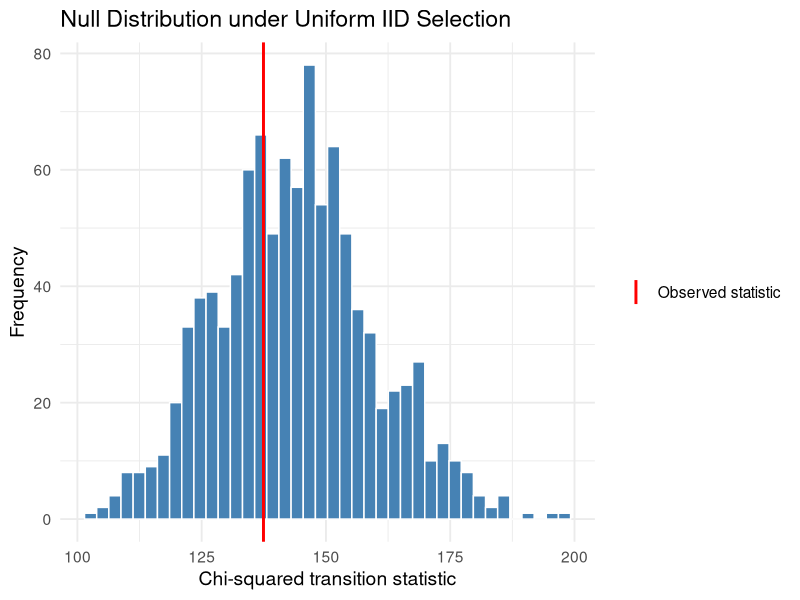
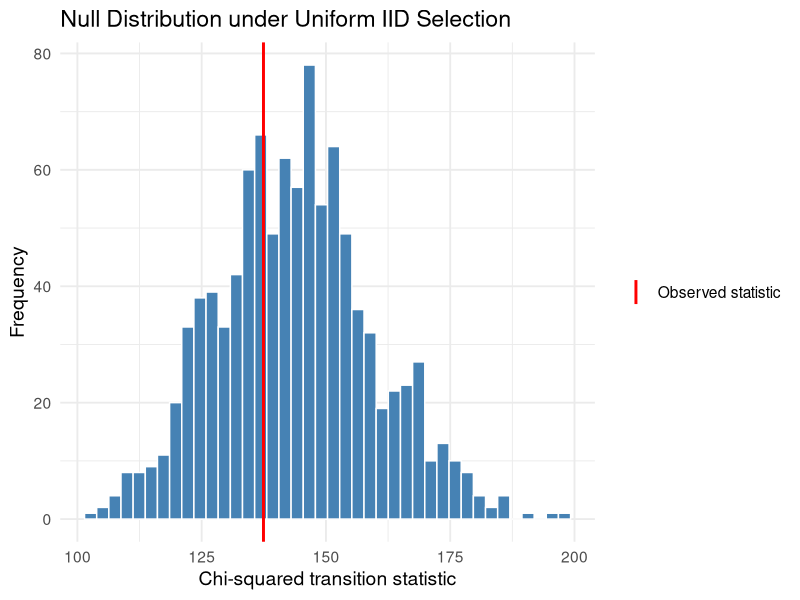

Write the R code that produced these figures, in order.
# Script for running the test for iid of VALORANT map selection
# Run from the repo root

library(ggplot2)

# Read the chronological data and extract the unique map names
map_chronology <- read.csv("./data/maps.csv", header = FALSE, col.names = "map_name")
observation <- map_chronology$map_name
maps <- unique(observation)

# Function to calculate the transition-table statistic
transition_stat <- function(seq, maps) {
    # Form a 1-lag transition table
    current_map <- factor(seq[-length(seq)], levels = maps)
    next_map <- factor(seq[-1], levels = maps)
    trans_table <- table(current_map, next_map)

    # Calculate the expected number of counts under independence assumption
    expected <- outer(
        rowSums(trans_table),
        colSums(trans_table)
    ) / sum(trans_table)

    # Calculate Pearson statistic
    sum((trans_table - expected)^2 / expected)
}

# Calculate the statistic for our observation
observed_stat <- transition_stat(observation, maps)
cat("Observed statistic:", observed_stat, "\n")

# Simulate using the H0: map selection is uniform iid
B <- 1000
simulated_stats <- replicate(B, {
    simulated_seq <- sample(maps, length(observation), replace = TRUE)
    transition_stat(simulated_seq, maps)
})
View(simulated_stats)

# Visualise the simulation statistics
plot_data <- data.frame(statistic = simulated_stats)

plot <- ggplot(plot_data, aes(x = statistic)) +
    geom_histogram(
        bins = 40,
        fill = "steelblue",
        colour = "white"
    ) +
    geom_vline(
        aes(
            xintercept = observed_stat,
            colour = "Observed statistic"
        ),
        linewidth = 1
    ) +
    scale_colour_manual(
        name = NULL,
        values = c("Observed statistic" = "red")
    ) +
    labs(
        title = "Null Distribution under Uniform IID Selection",
        x = "Chi-squared transition statistic",
        y = "Frequency"
    ) +
    theme_minimal(base_size = 14)

print(plot)
ggsave(
    "uniform-iid-histogram.png",
    plot = plot,
    width = 10,
    height = 6,
    units = "in",
    dpi = 150
)

# Calculate the p-value
p_value <- (1 + sum(simulated_stats >= observed_stat)) / (B + 1)
cat("Simulation p-value: ", p_value, "\n")
